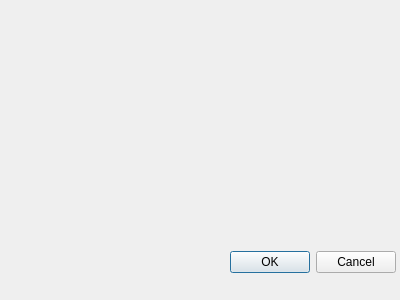
<?xml version="1.0" encoding="UTF-8"?>
<ui version="4.0">
 <class>LcdTestDialog</class>
 <widget class="QDialog" name="LcdTestDialog">
  <property name="geometry">
   <rect>
    <x>0</x>
    <y>0</y>
    <width>400</width>
    <height>300</height>
   </rect>
  </property>
  <property name="windowTitle">
   <string>Lcd Test</string>
  </property>
  <widget class="QDialogButtonBox" name="buttonBox">
   <property name="geometry">
    <rect>
     <x>230</x>
     <y>250</y>
     <width>166</width>
     <height>24</height>
    </rect>
   </property>
   <property name="standardButtons">
    <set>QDialogButtonBox::Cancel|QDialogButtonBox::Ok</set>
   </property>
  </widget>
 </widget>
 <resources/>
 <connections>
  <connection>
   <sender>buttonBox</sender>
   <signal>rejected()</signal>
   <receiver>LcdTestDialog</receiver>
   <slot>reject()</slot>
   <hints>
    <hint type="sourcelabel">
     <x>312</x>
     <y>261</y>
    </hint>
    <hint type="destinationlabel">
     <x>199</x>
     <y>149</y>
    </hint>
   </hints>
  </connection>
  <connection>
   <sender>buttonBox</sender>
   <signal>accepted()</signal>
   <receiver>LcdTestDialog</receiver>
   <slot>accept()</slot>
   <hints>
    <hint type="sourcelabel">
     <x>312</x>
     <y>261</y>
    </hint>
    <hint type="destinationlabel">
     <x>199</x>
     <y>149</y>
    </hint>
   </hints>
  </connection>
 </connections>
</ui>
